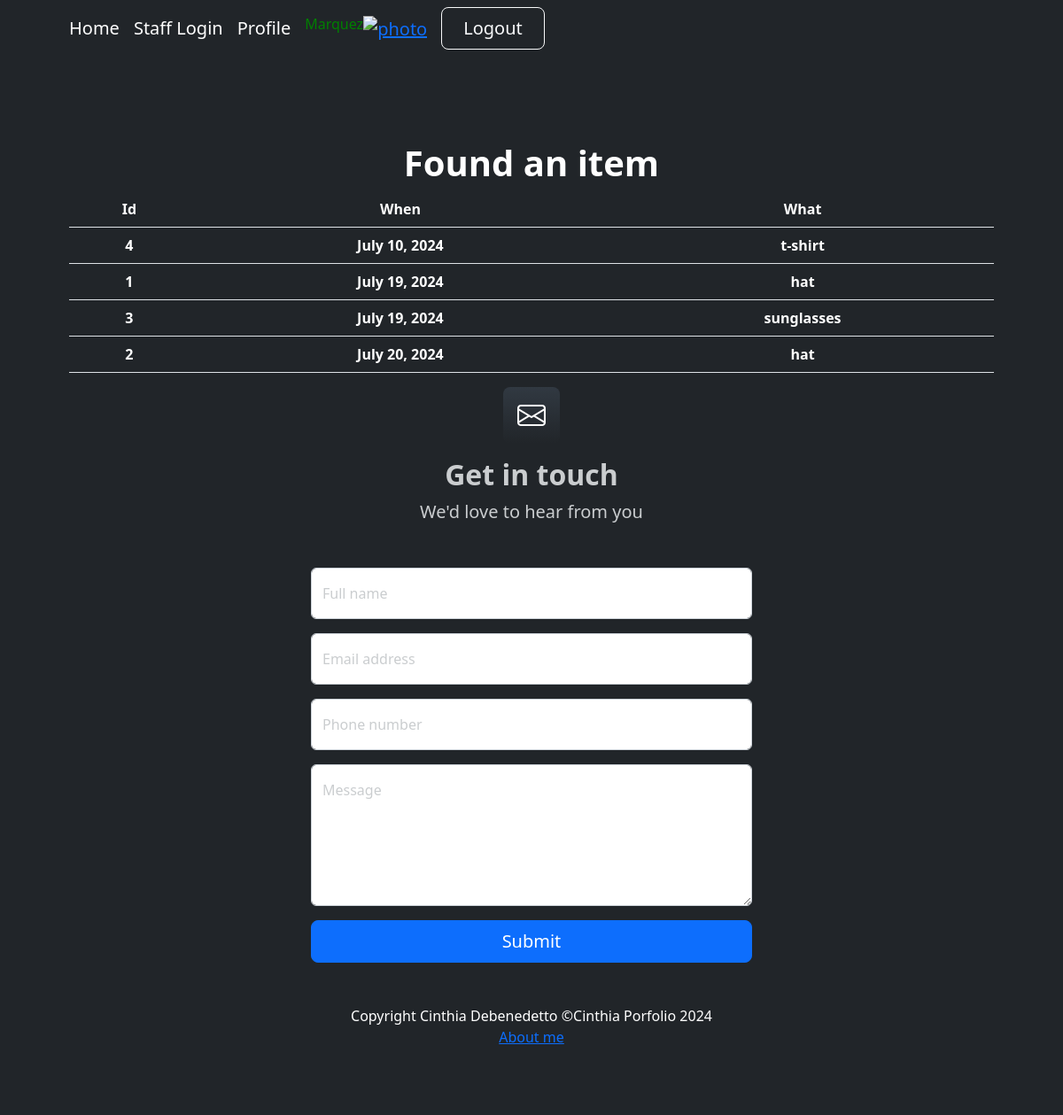
Page /encontrarItem/ (signed in) on the committed database.
### busqueda/models.py (models this page shows, shortened)
class Ifound(models.Model):
        LOCATIONS = [
                    ("Lobby", "Lobby"),
                     ("Tonic bar", "Tonic bar"),
                     ("Graze: Breakfast", "Graze: Breakfast"),
                     ("Underwater Observatory", "Underwater Observatory"),
                     ("North end Pool", "North end Pool"),
                     ("Salti: Restaurant", "Salti: Restaurant"),
                     ("Infinity: Restaurant", "Infinity: Restaurant"),
                     ("Kid's club", "Kid's club"),
                     ("Living reef center", "Living reef center"),
                     ("The Shake/Candy shop", "The Shake/Candy shop"),
                     ("Canopy wing: corridor", "Canopy wing: corridor"),
                     ("Driftwood wing: corridor", "Driftwood wing: corridor"),
                     ("Harbour wing: corridor", "Harbour wing: corridor"),
                     ("Transit Lounge", "Transit Lounge"),
                     ("Ferry", "Ferry"),
                     ("South end pool", "South end pool"),
                     ("Water sports", "Water sports"),
                     ("My room", "My room"),
                     ("Lover's Cove", "Lover's Cove"),
                     ("Rain forest walk", "Rain forest walk"),
                     ("Tennis/Basquet court", "Tennis/Basquet court"),
                     ("I don't know", "I don't know"),
    ]
        when = models.DateField(validators=[validate_past_date])
        what = models.CharField(max_length=60)
        where = models.CharField(max_length=60, choices=LOCATIONS, help_text="Select a place where you lost your item")
        color = models.CharField(max_length=50)
        model = models.CharField(max_length=60)
        size = models.CharField(max_length=60)
        description = models.TextField(verbose_name="Description", help_text="Optional: Complete a short description of item", blank=True, null=True)
        photo = models.ImageField(upload_to='found_photos/', blank=True, null=True, help_text='Opcional: load a photo of the item')
        returned_owner = models.BooleanField(default=False)
        class Meta:
            verbose_name = "Found Property"
            verbose_name_plural = "Found Properties"
            ordering = ["when", "what"]

### busqueda/views.py (the view)
# urls.py: path('encontrarItem/', encontrarItem, name="encontrarItem"),
@login_required
def encontrarItem(request):
    if 'buscar' in request.GET:
        patron = request.GET['buscar'].strip()
        if patron:
            queryset = (
                Ifound.objects.filter(what__icontains=patron)
                | Ifound.objects.filter(where__icontains=patron)
                | Ifound.objects.filter(when__icontains=patron)
                | Ifound.objects.filter(color__icontains=patron)
                | Ifound.objects.filter(model__icontains=patron)
                | Ifound.objects.filter(size__icontains=patron)
            ).distinct()
            found = list(queryset)
        else:
            found = Ifound.objects.all()
    else:
        found = Ifound.objects.all()
    contexto = {'found': found}
    return render(request, "busqueda/found.html", contexto)

### busqueda/templates/busqueda/found.html
{% extends "busqueda/index.html" %}
{% block titulo %}
<h1 class="display-10 fw-bolder text-white">Found an item</h1>
{% endblock titulo %}
{% block contenido %}
<table class="table" class="display-10 fw-bolder text-white">
    <thead class="display-10 fw-bolder text-white">
        <tr>
            <th>Id</th>
            <th>When</th>
            <th>What</th>
        </tr>
    </thead>
    <tbody class="display-10 fw-bolder text-white">
    {% for w in found  %}
        <tr class="display-10 fw-bolder text-white">
            <td>{{ w.id }}</td>
            <td>{{ w.when }}</td>
            <td>{{ w.what }}</td>
        </tr>
    {% endfor %}
    </tbody>
</table>
{% endblock contenido %}

### busqueda/templates/busqueda/index.html (shortened to what this page needs)
<!DOCTYPE html>
<html lang="en">
    <head>
        {% load static %}
        <link href="https://cdn.jsdelivr.net/npm/bootstrap-icons@1.4.1/font/bootstrap-icons.css" rel="stylesheet" />
        <link href="{% static 'css/styles.css'%}" rel="stylesheet" />
        <link rel="stylesheet" href="https://cdnjs.cloudflare.com/ajax/libs/font-awesome/6.4.0/css/all.min.css">
        <link rel="stylesheet" href="https://code.jquery.com/ui/1.12.1/themes/base/jquery-ui.css">
</head>
    </head>
    <body>
        <nav class="navbar navbar-expand-lg navbar-dark bg-dark">
            <div class="container px-5">
                <a class="navbar-brand" href="{% url 'home' %}">Home</a>
                <a class="navbar-brand" href="{% url 'admin' %}">Staff Login</a>
                {% if user.is_authenticated %}
               <a class="navbar-brand" href="{% url 'perfil' %}">Profile</a>
                    <h6 style="color:green">{{user.last_name}}</h6>
                    <div class="navbar-brand">
                        <a href= "{% url 'agregar_avatar'%}"><img src="{{request.session.avatar}}" height= "40px" weight="40px" alt="photo"></a>
                    </div>
                    {% endif %}
                <div class="collapse navbar-collapse" id="navbarSupportedContent">
                {% if user.is_authenticated %}
                <form method="post" action="{% url 'logout' %}">
                    <button type="submit" class="btn btn-outline-light btn-lg px-4" >Logout</button>
                  </form>
                </div>
                {% endif %}
                </div>
        </nav>
        <header class="bg-dark py-5">
            <div class="container px-5">
                <div class="row gx-5 justify-content-center">
                    <div class="col-lg-12">
                        <div class="text-center my-5">
                            {% block titulo %}{% endblock titulo %}
                            {% block contenido %}{% endblock contenido %}
    <section style="background-color: #212529">
        <div>
            <div class="text-center mb-5" >
                <div class="feature bg-primary bg-gradient text-white rounded-3 mb-3"><i class="bi bi-envelope"></i></div>
                <h2 class="fw-bolder">Get in touch</h2>
                <p class="lead mb-0">We'd love to hear from you</p>
            </div>
            <div class="row gx-5 justify-content-center">
                <div class="col-lg-6">
                    <form method="post" action="{% url 'contactar' %}">
                        <div class="form-floating mb-3">
                            <input class="form-control" id="name" type="text" name="name" placeholder="Enter your name..." required />
                            <label for="name">Full name</label>
                        </div>
                        <div class="form-floating mb-3">
                            <input class="form-control" id="email" type="email" name="email" placeholder="name@example.com" required />
                            <label for="email">Email address</label>
                        </div>
                        <div class="form-floating mb-3">
                            <input class="form-control" id="phone" type="tel" name="phone" placeholder="(123) 456-7890" required />
                            <label for="phone">Phone number</label>
                        </div>
                        <div class="form-floating mb-3">
                            <textarea class="form-control" id="message" name="message" placeholder="Enter your message here..." style="height: 10rem" required></textarea>
                            <label for="message">Message</label>
                        </div>
                        <div class="d-grid">
                            <button class="btn btn-primary btn-lg" type="submit">Submit</button>
                        </div>
                    </form>
                </div>
            </div>
        </div>
    </section>
        <footer class="py-5 bg-dark">
            <div class="container px-5"><p class="m-0 text-center text-white">Copyright Cinthia Debenedetto &copy;Cinthia Porfolio 2024</p></div>
            <a class="row gx-5 justify-content-center" href="{% url 'aboutme' %}">About me</a>
        </footer>
    </body>
</html>

### rows in the picture
Ifound: id "4", when "July 10, 2024", what "t-shirt"
Ifound: id "1", when "July 19, 2024", what "hat"
Ifound: id "3", when "July 19, 2024", what "sunglasses"
Ifound: id "2", when "July 20, 2024", what "hat"

### other values in the picture
{{ user.last_name }} "Marquez"
